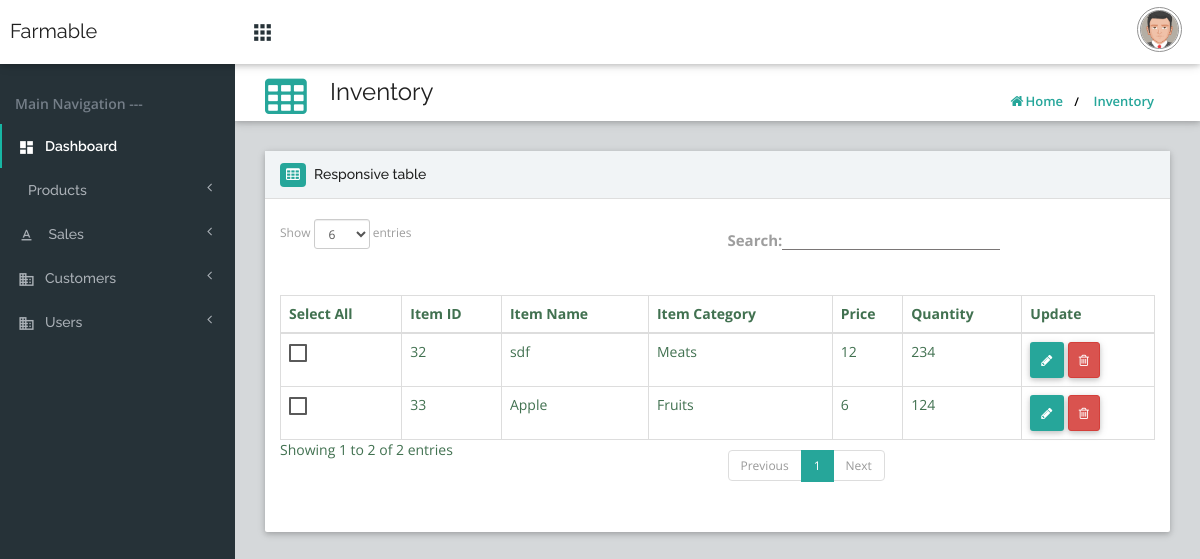
/admin/inventory.php?flag=0 (signed in), run on the app's committed database.
### tables this page shows
CREATE TABLE `inventory` (
  `itemID` int(11) NOT NULL,
  `itemCategory` varchar(64) NOT NULL,
  `itemPrice` double NOT NULL,
  `itemName` varchar(64) NOT NULL,
  `itemQuantity` varchar(64) NOT NULL,
  `Image` varchar(800) NOT NULL
);

### admin/inventory.php (the view, shortened to what this page needs)
<?php
 include_once("connection.php");
?>
<!DOCTYPE html>
<html lang="en">
    <head><meta http-equiv="Content-Type" content="text/html; charset=windows-1252">
        <link href="assets/plugins/jquery-ui-1.12.1/jquery-ui.min.css" rel="stylesheet" type="text/css" />
        <link href="assets/plugins/materialize/css/materialize.min.css" rel="stylesheet">
        <link href="assets/bootstrap/css/bootstrap.min.css" rel="stylesheet">
        <link href="assets/plugins/animate/animate.css" rel="stylesheet" />
        <link href="assets/font-awesome/css/font-awesome.min.css" rel="stylesheet" type="text/css" />
        <link href="assets/plugins/monthly/monthly.css" rel="stylesheet" type="text/css" />
        <link href="assets/plugins/simplebar/dist/simplebar.css" rel="stylesheet" type="text/css" />
        <link href="assets/plugins/malihu-custom-scrollbar/jquery.mCustomScrollbar.css" rel="stylesheet" type="text/css" />
        <link href="assets/dist/css/stylematerial.css" rel="stylesheet">
    </head>
    <body>
        <div id="wrapper">
            <nav class="navbar navbar-inverse navbar-fixed-top">
                <a class="navbar-brand pull-left" href="index.php">
                    <br>
                    <h2>Farmable</h2>
                </a>
                <a id="menu-toggle">
                    <i class="material-icons">apps</i>
                </a>
                <div class="navbar-custom-menu hidden-xs">
                    <ul class="navbar navbar-right">
                        <li class="dropdown">
                            <a class='dropdown-button user-pro' href='#' data-activates='dropdown-user'>
                                <img src="assets/dist/img/avatar5.png" class="img-circle" height="45" width="50" alt="User Image">
                            </a>
                        </li>
                    </ul>
                </div>
            </nav>
            <div id="sidebar-wrapper" class="waves-effect" data-simplebar>
                <div class="navbar-default sidebar" role="navigation">
                    <div class="sidebar-nav navbar-collapse">
                        <ul class="nav" id="side-menu">
                            <li class="list-header">Main Navigation ---</li>
                            <li class="active-link"><a href="index.php"><i class="material-icons">dashboard</i>Dashboard</a></li>
                            <li>
                                <a><i class="material-icons"></i>Products<span class="fa arrow"></span></a>
                            </li>
                            <li><a><i class="material-icons">text_format</i> Sales<span class="fa arrow"></span></a>
                            </li>
                            <li><a><i class="material-icons">business</i>Customers<span class="fa arrow"></span></a>
                            </li>
                            <li><a><i class="material-icons">business</i>Users<span class="fa arrow"></span></a>
                            </li>
                        </ul>
                    </div>
                </div>
            </div>
            <div id="page-content-wrapper">
                <div class="page-content">
                    <section class="content-header z-depth-1">
                        <div class="header-icon">
                            <i class="fa fa-table"></i>
                        </div>
                        <div class="header-title">
                            <h1> Inventory</h1>
                            <ul class="link hidden-xs">
                                <li><a href="index.php"><i class="fa fa-home"></i>Home</a></li>
                                <li><a href="inventory.php">
                                Inventory</a></li>
                            </ul>
                        </div>
                    </section>
                            <div class="col-lg-12 col-md-12 col-sm-12 col-xs-12">
                                <div class="card">
                                    <div class="card-header">
                                        <i class="fa fa-table fa-lg"></i>
                                        <h2>Responsive table</h2>
                                    </div>
                                    <div class="card-content">
                                        <div class="table-responsive">
                                            <table class="table table-bordered table-hover" id="dataTableExample1">
                                                <thead>
                                                    <tr>
                                                        <th>Select All</th>
                                                        <th>Item ID</th>
                                                        <th>Item Name </th>
                                                        <th>Item Category </th>
                                                        <th>Price</th>
                                                        <th>Quantity </th>
                                                        <th>Update</th>
                                                    </tr>
                                                </thead>
                                                <tbody>
<?php
    $query1= "SELECT * FROM inventory";
    $result1 = mysqli_query($connection, $query1);
      while ($row1 = mysqli_fetch_assoc($result1))
        { ?>
          <tr>
              <td>
                  <label for="test1"></label>
              </td>
              <td><?php echo $row1["itemID"]; ?></td>
              <td><?php echo $row1["itemName"]; ?></td>
              <td><?php echo $row1["itemCategory"]; ?></td>
              <td><?php echo $row1["itemPrice"]; ?></td>
              <td><?php echo $row1["itemQuantity"]; ?></td>
              <td>
              <button class="btn btn-sm" data-toggle="tooltip" data-placement="left" title="Update"><i class="fa fa-pencil" onclick="location.href='http://localhost/farm/admin/editproduct.php?id=<?php echo $row1["itemID"]; ?>';" aria-hidden="true"></i></button>
              <button class="btn btn-danger btn-sm" data-toggle="tooltip" data-placement="right" title="Delete "><i class="fa fa-trash-o" aria-hidden="true" onclick="location.href='http://localhost/farm/admin/delete_inv_item.php?id=<?php echo $row1["itemID"]; ?>';"></i></button>
                                                      </td>
                                                    </tr>
                                                  <?php } ?>
                                              </tbody>
                                            </table>
                                        </div>
                                    </div>
                                </div>
                            </div>
                        </div>
                    </div>
                </div>
    </body>
</html>

### data on the page
inventory: itemID "32", itemName "sdf", itemCategory "Meats", itemPrice "12", itemQuantity "234"
inventory: itemID "33", itemName "Apple", itemCategory "Fruits", itemPrice "6", itemQuantity "124"
